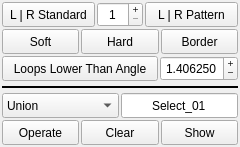
<?xml version="1.0" encoding="UTF-8"?>
<ui version="4.0">
	<class>WindowMain</class>
	<widget class="QMainWindow" name="WindowMain">
		<property name="geometry">
			<rect>
				<x>0</x>
				<y>0</y>
				<width>240</width>
				<height>147</height>
			</rect>
		</property>
		<property name="windowTitle">
			<string>Select</string>
		</property>
		<property name="windowIcon">
			<iconset>
				<normaloff>../icons/ToolSeq.svg</normaloff>../icons/ToolSeq.svg
			</iconset>
		</property>
		<widget class="QWidget" name="Widget_00">
			<layout class="QVBoxLayout" name="verticalLayout">
				<property name="spacing">
					<number>2</number>
				</property>
				<property name="leftMargin">
					<number>2</number>
				</property>
				<property name="topMargin">
					<number>2</number>
				</property>
				<property name="rightMargin">
					<number>2</number>
				</property>
				<property name="bottomMargin">
					<number>2</number>
				</property>
				<item>
					<widget class="QWidget" name="Widget_01" native="true">
						<layout class="QHBoxLayout" name="horizontalLayout" stretch="2,1,2">
							<property name="spacing">
								<number>2</number>
							</property>
							<property name="leftMargin">
								<number>0</number>
							</property>
							<property name="topMargin">
								<number>0</number>
							</property>
							<property name="rightMargin">
								<number>0</number>
							</property>
							<property name="bottomMargin">
								<number>0</number>
							</property>
							<item>
								<widget class="QPushButton" name="Button_LR_Standard">
									<property name="sizePolicy">
										<sizepolicy hsizetype="Ignored" vsizetype="Ignored">
											<horstretch>0</horstretch>
											<verstretch>0</verstretch>
										</sizepolicy>
									</property>
									<property name="minimumSize">
										<size>
											<width>0</width>
											<height>25</height>
										</size>
									</property>
									<property name="text">
										<string>L | R Standard</string>
									</property>
								</widget>
							</item>
							<item>
								<widget class="QSpinBox" name="Int_LR_Standard">
									<property name="sizePolicy">
										<sizepolicy hsizetype="Ignored" vsizetype="Ignored">
											<horstretch>0</horstretch>
											<verstretch>0</verstretch>
										</sizepolicy>
									</property>
									<property name="minimumSize">
										<size>
											<width>0</width>
											<height>25</height>
										</size>
									</property>
									<property name="alignment">
										<set>Qt::AlignCenter</set>
									</property>
									<property name="buttonSymbols">
										<enum>QAbstractSpinBox::PlusMinus</enum>
									</property>
									<property name="minimum">
										<number>1</number>
									</property>
									<property name="maximum">
										<number>9999</number>
									</property>
								</widget>
							</item>
							<item>
								<widget class="QPushButton" name="Button_LR_Pattern">
									<property name="sizePolicy">
										<sizepolicy hsizetype="Ignored" vsizetype="Ignored">
											<horstretch>0</horstretch>
											<verstretch>0</verstretch>
										</sizepolicy>
									</property>
									<property name="minimumSize">
										<size>
											<width>0</width>
											<height>25</height>
										</size>
									</property>
									<property name="text">
										<string>L | R Pattern</string>
									</property>
								</widget>
							</item>
						</layout>
					</widget>
				</item>
				<item>
					<widget class="QWidget" name="Widget_02" native="true">
						<layout class="QHBoxLayout" name="horizontalLayout_2">
							<property name="spacing">
								<number>2</number>
							</property>
							<property name="leftMargin">
								<number>0</number>
							</property>
							<property name="topMargin">
								<number>0</number>
							</property>
							<property name="rightMargin">
								<number>0</number>
							</property>
							<property name="bottomMargin">
								<number>0</number>
							</property>
							<item>
								<widget class="QPushButton" name="Button_SelectSoft">
									<property name="sizePolicy">
										<sizepolicy hsizetype="Ignored" vsizetype="Ignored">
											<horstretch>0</horstretch>
											<verstretch>0</verstretch>
										</sizepolicy>
									</property>
									<property name="minimumSize">
										<size>
											<width>0</width>
											<height>25</height>
										</size>
									</property>
									<property name="text">
										<string>Soft</string>
									</property>
								</widget>
							</item>
							<item>
								<widget class="QPushButton" name="Button_SelectHard">
									<property name="sizePolicy">
										<sizepolicy hsizetype="Ignored" vsizetype="Ignored">
											<horstretch>0</horstretch>
											<verstretch>0</verstretch>
										</sizepolicy>
									</property>
									<property name="minimumSize">
										<size>
											<width>0</width>
											<height>25</height>
										</size>
									</property>
									<property name="text">
										<string>Hard</string>
									</property>
								</widget>
							</item>
							<item>
								<widget class="QPushButton" name="Button_SelectBorder">
									<property name="sizePolicy">
										<sizepolicy hsizetype="Ignored" vsizetype="Ignored">
											<horstretch>0</horstretch>
											<verstretch>0</verstretch>
										</sizepolicy>
									</property>
									<property name="minimumSize">
										<size>
											<width>0</width>
											<height>25</height>
										</size>
									</property>
									<property name="text">
										<string>Border</string>
									</property>
								</widget>
							</item>
						</layout>
					</widget>
				</item>
				<item>
					<widget class="QWidget" name="Widget_03" native="true">
						<layout class="QHBoxLayout" name="horizontalLayout_5" stretch="2,1">
							<property name="spacing">
								<number>2</number>
							</property>
							<property name="leftMargin">
								<number>0</number>
							</property>
							<property name="topMargin">
								<number>0</number>
							</property>
							<property name="rightMargin">
								<number>0</number>
							</property>
							<property name="bottomMargin">
								<number>0</number>
							</property>
							<item>
								<widget class="QPushButton" name="Button_SelectAngle">
									<property name="sizePolicy">
										<sizepolicy hsizetype="Ignored" vsizetype="Ignored">
											<horstretch>0</horstretch>
											<verstretch>0</verstretch>
										</sizepolicy>
									</property>
									<property name="minimumSize">
										<size>
											<width>0</width>
											<height>25</height>
										</size>
									</property>
									<property name="text">
										<string>Loops Lower Than Angle</string>
									</property>
								</widget>
							</item>
							<item>
								<widget class="QDoubleSpinBox" name="Float_SelectAngle">
									<property name="sizePolicy">
										<sizepolicy hsizetype="Ignored" vsizetype="Ignored">
											<horstretch>0</horstretch>
											<verstretch>0</verstretch>
										</sizepolicy>
									</property>
									<property name="minimumSize">
										<size>
											<width>0</width>
											<height>25</height>
										</size>
									</property>
									<property name="alignment">
										<set>Qt::AlignCenter</set>
									</property>
									<property name="buttonSymbols">
										<enum>QAbstractSpinBox::PlusMinus</enum>
									</property>
									<property name="decimals">
										<number>6</number>
									</property>
									<property name="maximum">
										<double>360.000000000000000</double>
									</property>
									<property name="singleStep">
										<double>0.100000000000000</double>
									</property>
									<property name="value">
										<double>1.406250000000000</double>
									</property>
								</widget>
							</item>
						</layout>
					</widget>
				</item>
				<item>
					<widget class="Line" name="Widget_04">
						<property name="sizePolicy">
							<sizepolicy hsizetype="Ignored" vsizetype="Fixed">
								<horstretch>0</horstretch>
								<verstretch>0</verstretch>
							</sizepolicy>
						</property>
						<property name="minimumSize">
							<size>
								<width>0</width>
								<height>8</height>
							</size>
						</property>
						<property name="frameShadow">
							<enum>QFrame::Plain</enum>
						</property>
						<property name="lineWidth">
							<number>2</number>
						</property>
						<property name="orientation">
							<enum>Qt::Horizontal</enum>
						</property>
					</widget>
				</item>
				<item>
					<widget class="QWidget" name="Widget_05" native="true">
						<layout class="QHBoxLayout" name="horizontalLayout_3">
							<property name="spacing">
								<number>2</number>
							</property>
							<property name="leftMargin">
								<number>0</number>
							</property>
							<property name="topMargin">
								<number>0</number>
							</property>
							<property name="rightMargin">
								<number>0</number>
							</property>
							<property name="bottomMargin">
								<number>0</number>
							</property>
							<item>
								<widget class="QComboBox" name="Combo_Operate">
									<property name="sizePolicy">
										<sizepolicy hsizetype="Ignored" vsizetype="Ignored">
											<horstretch>0</horstretch>
											<verstretch>0</verstretch>
										</sizepolicy>
									</property>
									<property name="minimumSize">
										<size>
											<width>0</width>
											<height>25</height>
										</size>
									</property>
									<property name="currentIndex">
										<number>0</number>
									</property>
									<item>
										<property name="text">
											<string>Union</string>
										</property>
									</item>
									<item>
										<property name="text">
											<string>Subtract 1-2</string>
										</property>
									</item>
									<item>
										<property name="text">
											<string>Subtract 2-1</string>
										</property>
									</item>
									<item>
										<property name="text">
											<string>Intersect</string>
										</property>
									</item>
								</widget>
							</item>
							<item>
								<widget class="QLineEdit" name="Line_SetsName">
									<property name="sizePolicy">
										<sizepolicy hsizetype="Ignored" vsizetype="Ignored">
											<horstretch>0</horstretch>
											<verstretch>0</verstretch>
										</sizepolicy>
									</property>
									<property name="minimumSize">
										<size>
											<width>0</width>
											<height>25</height>
										</size>
									</property>
									<property name="text">
										<string>Select_01</string>
									</property>
									<property name="alignment">
										<set>Qt::AlignCenter</set>
									</property>
								</widget>
							</item>
						</layout>
					</widget>
				</item>
				<item>
					<widget class="QWidget" name="Widget_06" native="true">
						<layout class="QHBoxLayout" name="horizontalLayout_4">
							<property name="spacing">
								<number>2</number>
							</property>
							<property name="leftMargin">
								<number>0</number>
							</property>
							<property name="topMargin">
								<number>0</number>
							</property>
							<property name="rightMargin">
								<number>0</number>
							</property>
							<property name="bottomMargin">
								<number>0</number>
							</property>
							<item>
								<widget class="QPushButton" name="Button_Operate">
									<property name="sizePolicy">
										<sizepolicy hsizetype="Ignored" vsizetype="Ignored">
											<horstretch>0</horstretch>
											<verstretch>0</verstretch>
										</sizepolicy>
									</property>
									<property name="minimumSize">
										<size>
											<width>0</width>
											<height>25</height>
										</size>
									</property>
									<property name="text">
										<string>Operate</string>
									</property>
								</widget>
							</item>
							<item>
								<widget class="QPushButton" name="Button_Clear">
									<property name="sizePolicy">
										<sizepolicy hsizetype="Ignored" vsizetype="Ignored">
											<horstretch>0</horstretch>
											<verstretch>0</verstretch>
										</sizepolicy>
									</property>
									<property name="minimumSize">
										<size>
											<width>0</width>
											<height>25</height>
										</size>
									</property>
									<property name="text">
										<string>Clear</string>
									</property>
								</widget>
							</item>
							<item>
								<widget class="QPushButton" name="Button_Show">
									<property name="sizePolicy">
										<sizepolicy hsizetype="Ignored" vsizetype="Ignored">
											<horstretch>0</horstretch>
											<verstretch>0</verstretch>
										</sizepolicy>
									</property>
									<property name="minimumSize">
										<size>
											<width>0</width>
											<height>25</height>
										</size>
									</property>
									<property name="text">
										<string>Show</string>
									</property>
								</widget>
							</item>
						</layout>
					</widget>
				</item>
			</layout>
		</widget>
	</widget>
	<resources/>
	<connections/>
</ui>
